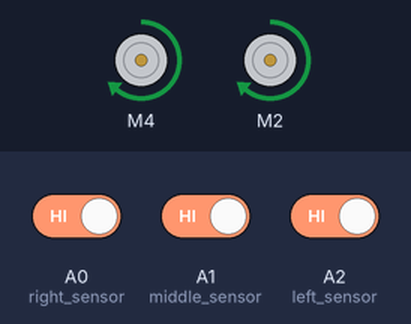
Simulated run of this sketch. Board: Arduino Uno, built with avr-gcc and run on an emulated ATmega328P. Shown: 2 × DC motor (green arrow = forward, orange = backward, longer = faster). The inputs (shaded band) are chosen by the test bench; at power-on: A0 (right_sensor) HIGH, A1 (middle_sensor) HIGH, A2 (left_sensor) HIGH.

Above: at 4.2 s.
4.3 s: A0 (right_sensor) driven LOW
At 5.6 s:
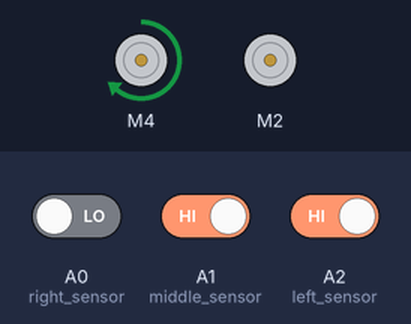
6.0 s: A1 (middle_sensor) driven LOW
At 7.1 s:
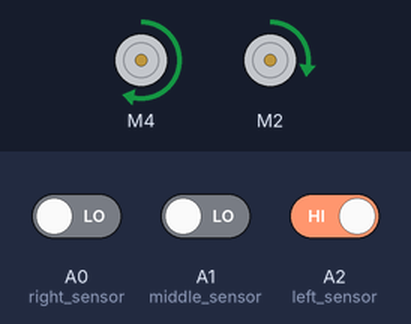
8.0 s: A1 (middle_sensor) driven HIGH
At 9.7 s:
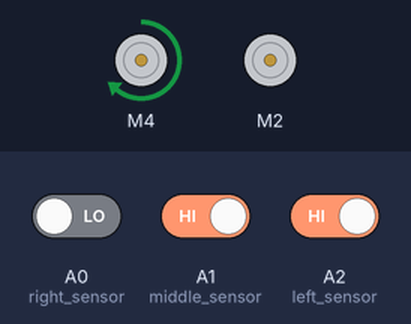
10.0 s: A0 (right_sensor) driven HIGH
At 10.9 s:
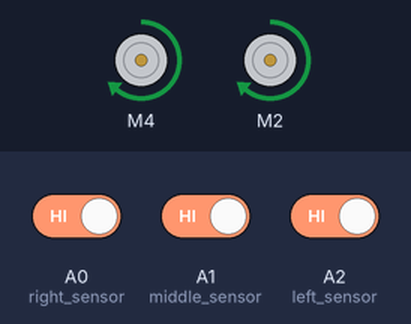
13.0 s: A2 (left_sensor) driven LOW
At 13.4 s:
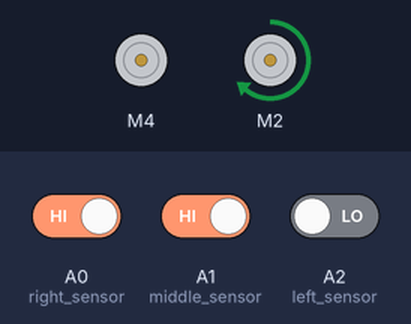
14.5 s: A1 (middle_sensor) driven LOW
At 16.1 s:
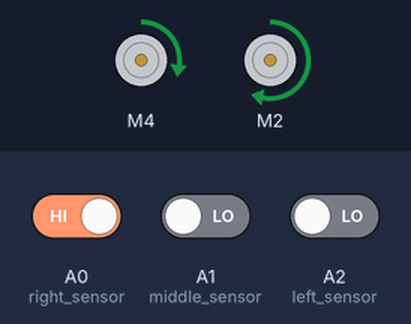
Timing chart, 0 to 17.5 s (numbered marks = the images above; inputs shaded):
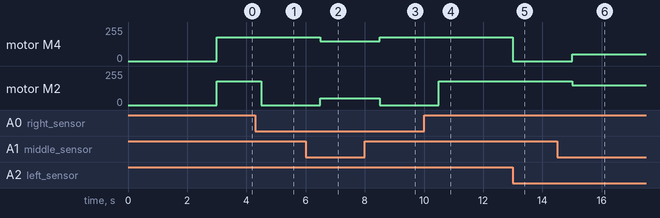

The sketch:

DELAY.ino
```cpp
#include <AFMotor.h>

AF_DCMotor left_motor(2,MOTOR12_1KHZ );
AF_DCMotor right_motor(4 ,MOTOR12_1KHZ);

int right_sensor=A0;
int middle_sensor=A1;
int left_sensor=A2;

char command;
int state =0;


void setup() {
  pinMode(right_sensor,INPUT);
  pinMode(middle_sensor,INPUT);
  pinMode(left_sensor ,INPUT);


  right_motor.setSpeed(180);
  left_motor.setSpeed(180);
  delay(3000);//put the car int the begining line after 3 seconds


}

void loop() {
  //the reads of the sensors
  int rs=digitalRead(right_sensor);
  int ms=digitalRead(middle_sensor);
  int ls=digitalRead(left_sensor);

  //conditions
  //read white from the out sensors and black from the middle so move
 if ((ls == 0) && (ms == 1)&&(rs == 0)) //in case 010
  {
    //forward();
    right_motor.setSpeed(180);
    left_motor.setSpeed(180);
    right_motor.run(FORWARD);
    left_motor.run(FORWARD);
    state=1;

  }

  //natural turn to left
  else if ((ls == 1) && (ms == 0)&&(rs == 0))//in case 100
  {
    //left();
    right_motor.setSpeed( 150);
    left_motor.setSpeed(50);
    right_motor.run(FORWARD);
    left_motor.run( FORWARD);
    state=2;
    delay(1000);
  }

   //turn with an angle to left
  else if ((ls == 1) && (ms == 1)&&(rs == 0))
  {
    //sharp_left()
    right_motor.setSpeed( 180);
    left_motor.setSpeed(0);
    right_motor.run(FORWARD);
    left_motor.run(RELEASE);
     state=2;
     delay(1000);
  }

  //natural turn to right
  else if ((ls == 0) && (ms == 0)&&(rs == 1))
  {
    //right()
    right_motor.setSpeed(50);
    left_motor.setSpeed(150);
    right_motor.run( FORWARD);
    left_motor.run(FORWARD);
    state=3;
    delay(1000);
  }

  //natural turn to right
  else if ((ls == 0) && (ms == 1)&&(rs == 1))
  {
    //sharp_right()
    right_motor.setSpeed(0);//shall i low the speed in turns?
    left_motor.setSpeed(180);
    right_motor.run(RELEASE);
    left_motor.run(FORWARD);
     state=3;
     delay(1000);
  }


 //*******************************************

  else if ((ls == 1) && (ms == 1)&& (rs == 1))
  {
      // forward (500)  cause we want know either we are towards a circle or we are at the finishing point
      right_motor.setSpeed(180);
      left_motor.setSpeed(180);
      right_motor.run(FORWARD);
      left_motor.run(FORWARD);

      delay(500);

      right_motor.setSpeed(0);
      left_motor.setSpeed(0);
      right_motor.run(RELEASE);
      left_motor.run(RELEASE);

      if ((ls == 0 ) && (ms == 0)&& (rs == 0))
      {
        //backwords (500)   so we get to the point from where we started
        right_motor.setSpeed( 180);
        left_motor.setSpeed(180);
        right_motor.run(BACKWARD);
        left_motor.run(BACKWARD);
        // delay 500 ms to take the recent read after we get to the point we moved from
        delay(500);
        // we now know that we are in a circle so we must get right or left
        right_motor.setSpeed(50);
        left_motor.setSpeed(150);
        right_motor.run( FORWARD);
        left_motor.run(FORWARD);

      }
  }
//****************************************


  if((ls == 0) && (ms == 0)&& (rs == 0))
  {
    if(state==1)
    {
      //forward()
    right_motor.setSpeed(180);
    left_motor.setSpeed(180);
    right_motor.run(FORWARD);
    left_motor.run(FORWARD);
    }
    if(state==2)
    {
      //left()
    right_motor.setSpeed(150);
    left_motor.setSpeed(50);
    right_motor.run(FORWARD);
    left_motor.run( FORWARD);
    }
    if(state==3)
    {
      //right()
    right_motor.setSpeed(50);
    left_motor.setSpeed(150);
    right_motor.run( FORWARD);
    left_motor.run(FORWARD);
    }
  }
  if((ls == 1) && (ms == 0)&& (rs == 1))
  {
    //forward()
    right_motor.setSpeed(180);
    left_motor.setSpeed(180);
    right_motor.run(FORWARD);
    left_motor.run(FORWARD);
  }
  }
 /*
  //phone control
  if(Serial.available() > 0){
command = Serial.read();
switch(command){
case 'F':
forward();
break;
case 'B':
back();
break;
case 'L':
sharp_left();
break;
case 'R':
sharp_right();
break;
}
}

/*
  //functions
void forward(){
  right_motor.setSpeed(180);
  left_motor.setSpeed(180);
  right_motor.run(FORWARD);
  left_motor.run(FORWARD);
}
void left(){
  right_motor.setSpeed(150);
  left_motor.setSpeed(50);
  right_motor.run(FORWARD);
  left_motor.run( FORWARD);
}
void right(){
  right_motor.setSpeed(50);
  left_motor.setSpeed(150);
  right_motor.run( FORWARD);
  left_motor.run(FORWARD);
}
void Stop(){
  right_motor.setSpeed(0);
  left_motor.setSpeed(0);
  right_motor.run(RELEASE);
  left_motor.run(RELEASE);
}
void sharp_right(){
  right_motor.setSpeed(0);//shall i low the speed in turns?
  left_motor.setSpeed(180);
  right_motor.run(RELEASE);
  left_motor.run(FORWARD);
}
void sharp_left(){
  right_motor.setSpeed( 180);
  left_motor.setSpeed(0);
  right_motor.run(FORWARD);
  left_motor.run(RELEASE);

  void back(){
  right_motor.setSpeed( 180);
  left_motor.setSpeed(180);
  right_motor.run(BACKWARD);
  left_motor.run(BACKWARD);

}
*/
```

Measured:
- after the input at 4.3 s, motor M2: forward 180/255 → stopped after 0.20 s
- after the input at 6.0 s, motor M4: forward 180/255 → forward 150/255 after 0.50 s; motor M2: stopped → forward 50/255 after 0.50 s
- after the input at 8.0 s, motor M4: forward 150/255 → forward 180/255 after 0.50 s; motor M2: forward 50/255 → stopped after 0.50 s
- after the input at 10.0 s, motor M2: stopped → forward 180/255 after 0.50 s
- after the input at 13.0 s, motor M4: forward 180/255 → stopped at once
- after the input at 14.5 s, motor M4: stopped → forward 50/255 after 0.50 s; motor M2: forward 180/255 → forward 150/255 after 0.50 s
